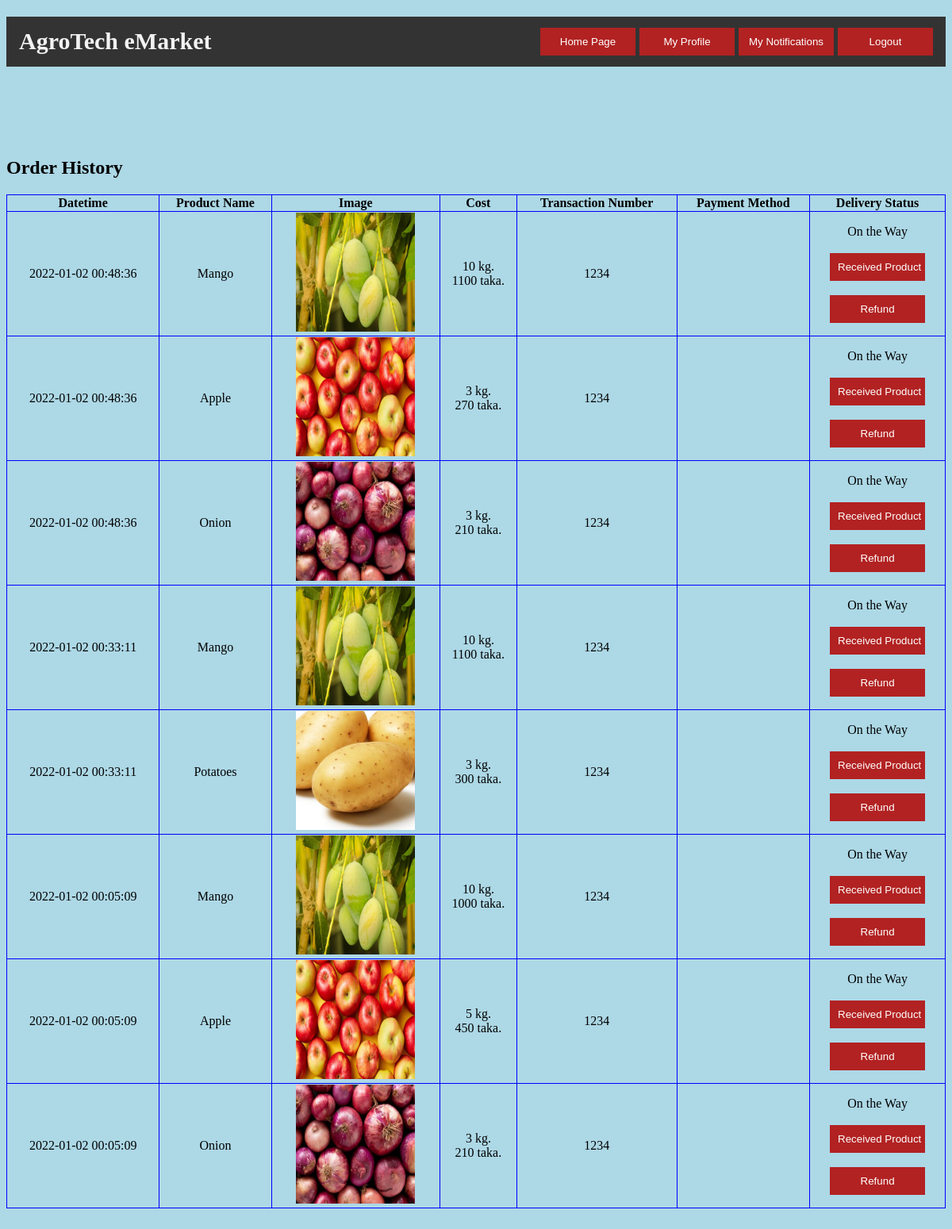
The page /orderhistory.php (signed in) on the database its author committed.
### tables this page shows
CREATE TABLE `orders` (
  `orders_id` int(10) NOT NULL,
  `trans_id` varchar(20) NOT NULL,
  `amount` varchar(25) NOT NULL,
  `delivery_status` varchar(25) NOT NULL,
  `b_username` varchar(25) NOT NULL,
  `f_username` varchar(25) NOT NULL,
  `orders_time` datetime NOT NULL,
  `p_id` int(10) NOT NULL
);

CREATE TABLE `product` (
  `p_id` int(10) NOT NULL,
  `productName` varchar(25) NOT NULL,
  `productImage` varchar(255) NOT NULL,
  `Quantity` int(10) NOT NULL,
  `Price_perUnit` int(10) NOT NULL,
  `Unit` varchar(10) NOT NULL,
  `Added_date` datetime NOT NULL,
  `f_username` varchar(25) NOT NULL,
  `AvailableQuantity` int(10) NOT NULL
);

### orderhistory.php (the view, shortened to what this page needs)
<?php
if(
    isset($_SESSION['username'])
    && isset($_SESSION['role'])
    && !empty($_SESSION['username'])
    && !empty($_SESSION['role'])
){
    $role = $_SESSION['role'];
    $username = $_SESSION['username'];
    ?>
        <!DOCTYPE html>
        <html lang="en">
            <head>
            </head>
            <body>
              <h1 class="header">
                <left>AgroTech eMarket</left>
                <right>
                  <input id="button" type="button" value="Home Page" onclick="home()">
                  <input id="button" type="button" value="My Profile" onclick="profile()">
                  <input id="button" type="button" value="My Notifications" onclick="notification()">
                  <input type="button" id="button" value="Logout" onclick="logout();">
                </right>
              </h1>
                <br>
                <br>
                <br>
                <br>
                <div>
                <h2> Order History </h2>
                    <table id="ptable">
                        <thead>
                            <tr>
                                <th>Datetime</th>
                                <th>Product Name</th>
                                <th>Image</th>
                                <th>Cost</th>
                                <th>Transaction Number</th>
                                <th>Payment Method</th>
                                <th>Delivery Status</th>
                            </tr>
                        </thead>
                        <tbody>
                            <?php
                            try{
                                $conn=new PDO("mysql:host=localhost:3306;dbname=eMarket;","root","");
                                $conn->setAttribute(PDO::ATTR_ERRMODE, PDO::ERRMODE_EXCEPTION);
                                $mysqlquery="SELECT * FROM orders WHERE ".$role[0]."_username = '$username' ORDER BY orders_time DESC";
                                $returnobj=$conn->query($mysqlquery);
                                $returntable=$returnobj->fetchAll();
                                if($returnobj->rowCount()==0){
                                    ?>
                                        <tr>
                                            <td colspan="5">No values found</td>
                                        <tr>
                                    <?php
                                }
                                else{
                                    foreach($returntable as $row){
                                        $name = null;
                                        $image = null;
                                        $pid = $row[7];
                                        $cartquery1="SELECT * FROM Product
                                        WHERE p_id = $pid";
                                        $returnobj1=$conn->query($cartquery1);
                                        $returntable1=$returnobj1->fetchAll();
                                        if($returnobj1->rowCount() == 1)
                                        {
                                            foreach($returntable1 as $row1){
                                                $name = $row1[1];
                                                $image = $row1[2];
                                            }
                                        }
                                    ?>
                                        <tr>
                                            <td><?php echo $row[6] ?></td>
                                            <td><?php echo $name ?></td>
                                            <td><img src="<?php echo $image ?>" width="150" height="150"></td>
                                            <td><?php echo $row[2]?></td>
                                            <td><?php echo $row[1]?></td>
                                            <td><?php echo $row[8]?></td>
                                            <?php
                                            if ($role != 'farmer')
                                            {
                                                ?>
                                                <td><?php echo $row[3] ?>
                                                <br>
                                                <br>
                                                <input id="button" type="button" value="Received Product" onclick="updatedelivery(<?php echo $row[0]?>, 'received')">
                                                <br><br>
                                                <input id="button" type="button" value="Refund" onclick="ref(<?php echo $row[0]?>)">
                                                </td>
                                                <?php
                                            }
                                            ?>
                                        </tr>
                                        <?php
                                    }
                                }
                            }
                            catch(PDOException $ex){
                                ?>
                                    <tr>
                                        <td colspan="5">No values found</td>
                                    <tr>
                                <?php
                            }
                            ?>
                        </tbody>
                    </table>
                </div>
                <br>
            </body>
        </html>
    <?php
}
else{
     ?>
        <script>alert("give farmer name!");</script>
        <script>location.assign("home.php");</script>
    <?php
}
?>

### orderhistory.php (style rules this page uses)
body { background-color: lightblue; }
#button { padding: 10px; width: 120px; color: white; background-color: FireBrick; border: none; }
#ptable { width: 100%; border: 1px solid blue; border-collapse: collapse; }
#ptable th, #ptable td { border: 1px solid blue; border-collapse: collapse; text-align: center; }
.header { background-color: #333; overflow: hidden; }
.header left { float: left; color: #f2f2f2; text-align: center; padding: 14px 16px; text-decoration: none; font-size: 30px; }
.header right { float: right; color: #f2f2f2; text-align: center; padding: 14px 16px; text-decoration: none; font-size: 20px; }

### rows shown on the page
orders: orders_time "2022-01-02 00:48:36", p.productName "Mango", p.productImage (picture), amount "10 kg. 1100 taka.", trans "1234", delivery_status "On the Way"
orders: orders_time "2022-01-02 00:48:36", p.productName "Apple", p.productImage (picture), amount "3 kg. 270 taka.", trans "1234", delivery_status "On the Way"
orders: orders_time "2022-01-02 00:48:36", p.productName "Onion", p.productImage (picture), amount "3 kg. 210 taka.", trans "1234", delivery_status "On the Way"
orders: orders_time "2022-01-02 00:33:11", p.productName "Mango", p.productImage (picture), amount "10 kg. 1100 taka.", trans "1234", delivery_status "On the Way"
orders: orders_time "2022-01-02 00:33:11", p.productName "Potatoes", p.productImage (picture), amount "3 kg. 300 taka.", trans "1234", delivery_status "On the Way"
orders: orders_time "2022-01-02 00:05:09", p.productName "Mango", p.productImage (picture), amount "10 kg. 1000 taka.", trans "1234", delivery_status "On the Way"
orders: orders_time "2022-01-02 00:05:09", p.productName "Apple", p.productImage (picture), amount "5 kg. 450 taka.", trans "1234", delivery_status "On the Way"
orders: orders_time "2022-01-02 00:05:09", p.productName "Onion", p.productImage (picture), amount "3 kg. 210 taka.", trans "1234", delivery_status "On the Way"
